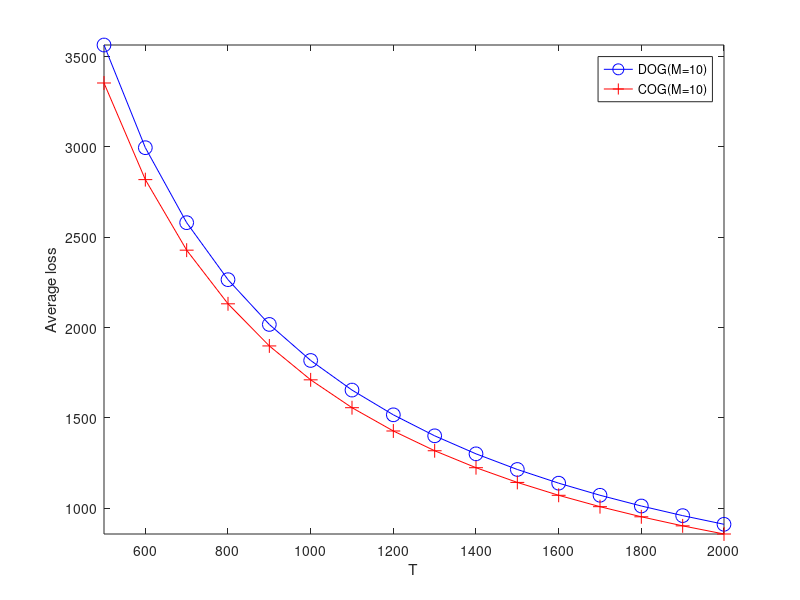

This figure's MATLAB source: (Note: this script raises an error after producing the figure.)
function [  ] = plot_ave_loss( )

    m10_decen = load('ave_loss_basic_lr_seq_n1e4_m10_decen.mat');
    m10_cen = load('ave_loss_basic_lr_seq_n1e4_m10_cen.mat');
    T = length(m10_decen.ave_loss_basic_lr_seq);
    luckys = 500:100:T;
    %plot(luckys, m20_decen.ave_loss_basic_lr_seq(luckys,:), '-.sg','MarkerSize',10);
    %hold on;
    %plot(luckys, m20_cen.ave_loss_basic_lr_seq(luckys,:), '-.*k','MarkerSize',10);
    %hold on;
    plot(luckys, m10_decen.ave_loss_basic_lr_seq(luckys,:), '-ob','MarkerSize',10);
    hold on;
    axis tight;
    plot(luckys, m10_cen.ave_loss_basic_lr_seq(luckys,:), '-+r','MarkerSize',10);

    

    xlabel('T');
    ylabel('Average loss');
    legend('DOG(M=10)', 'COG(M=10)', 'Location','northeast'); 

    pax = gca;
    pax.FontSize = 25;
end

